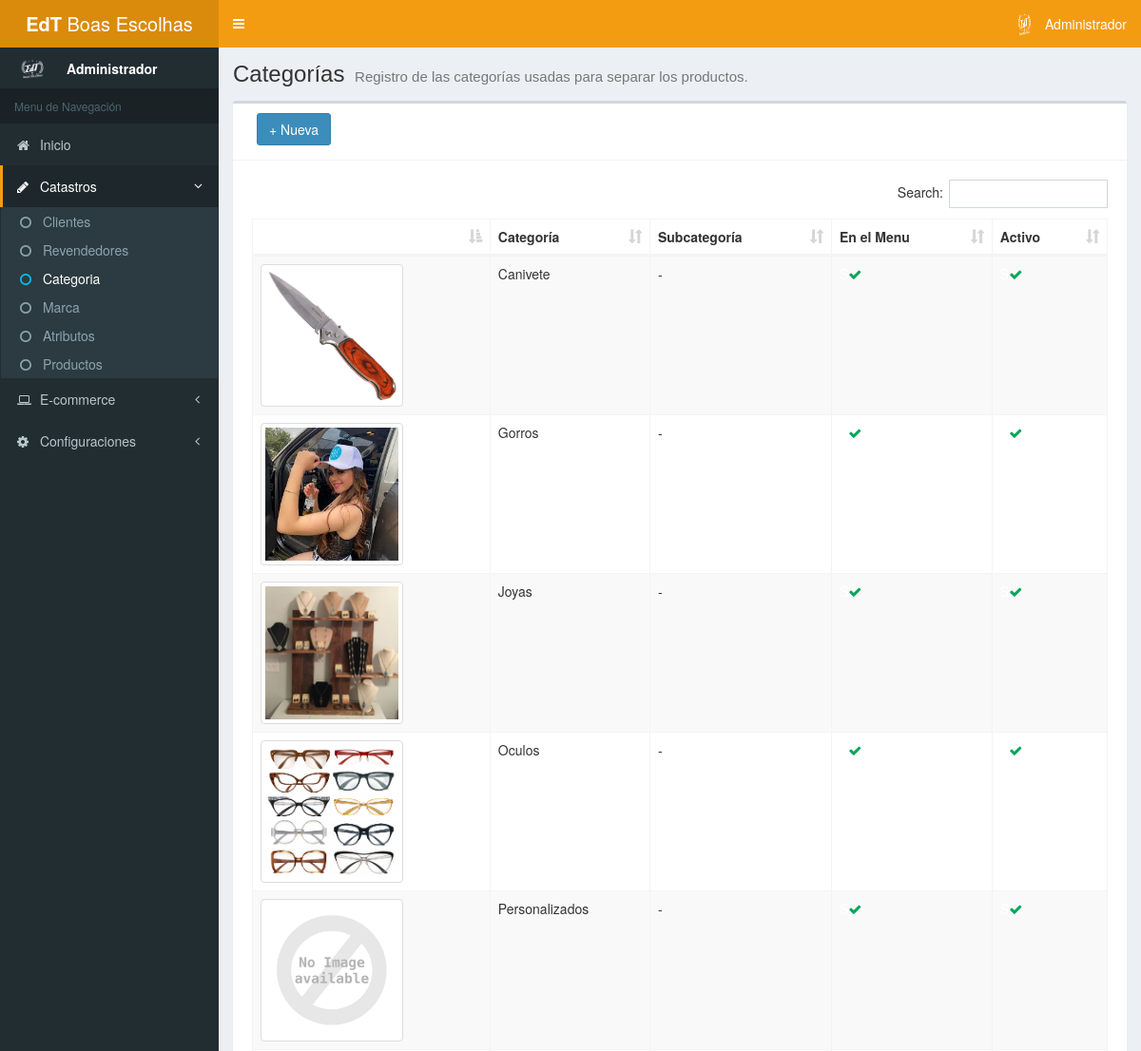
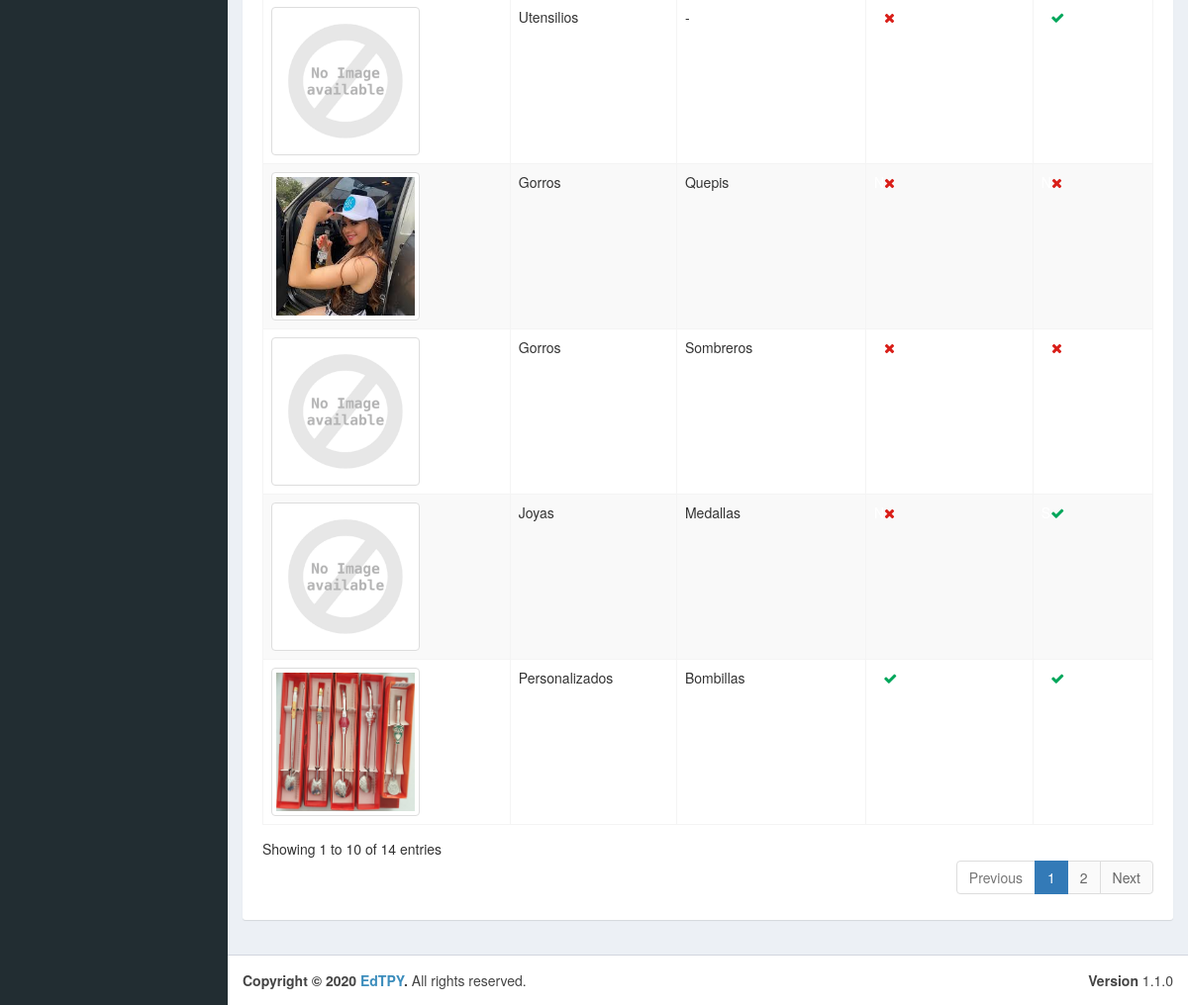
/admin/categoria.php (signed in), run on an earlier commit of the app's database (2 pictures, top to bottom).
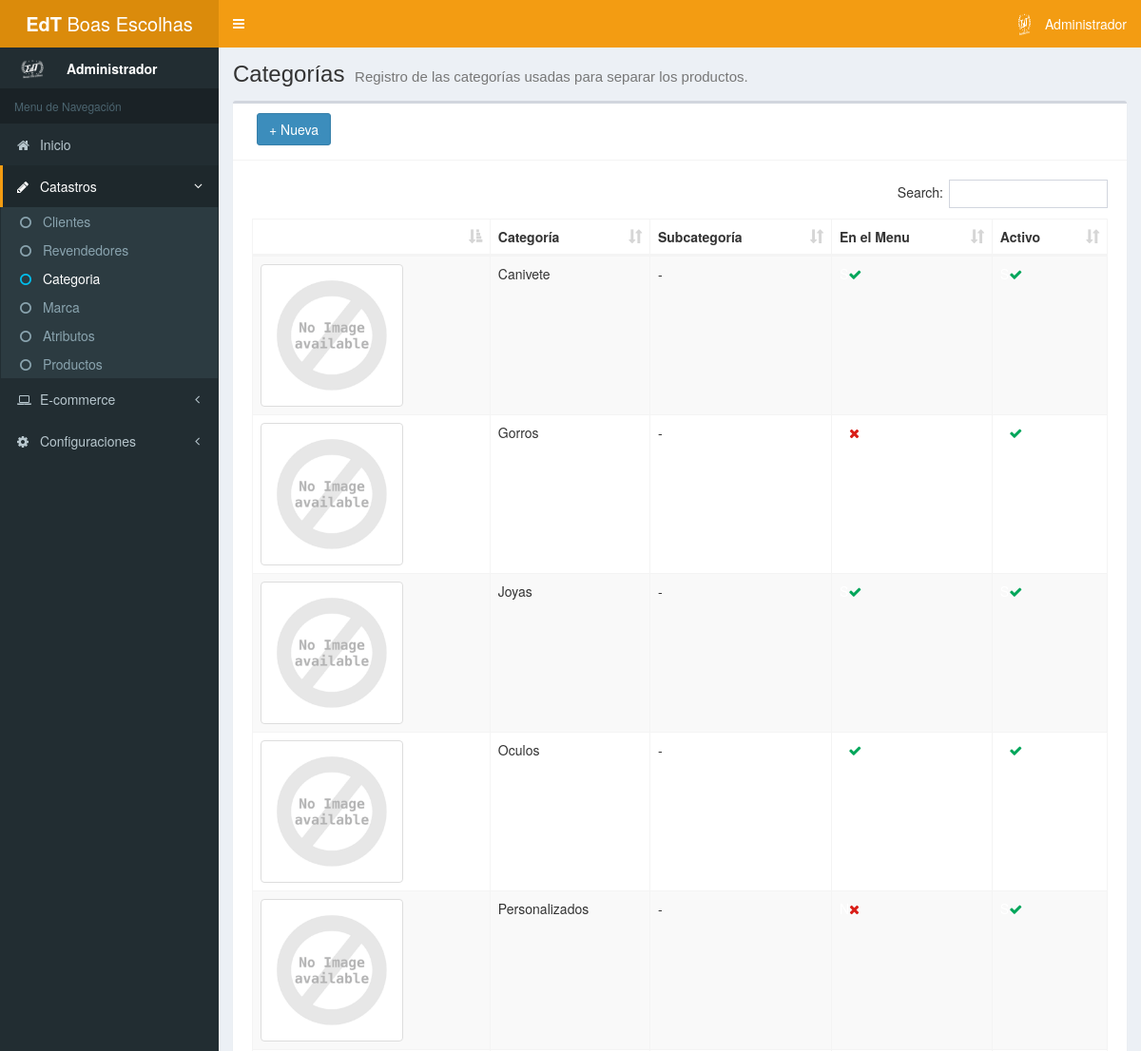
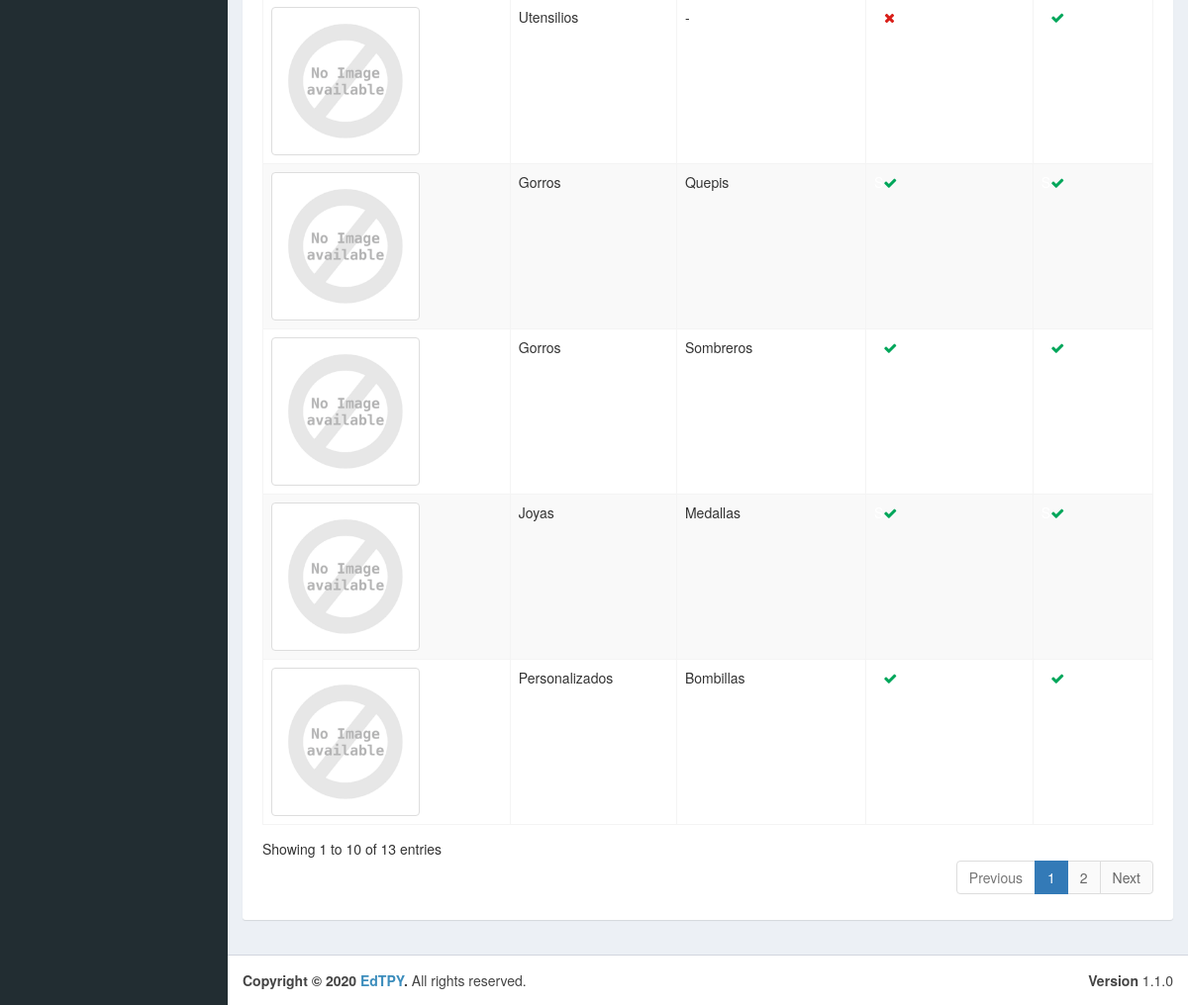
And on a later commit of the database (2 pictures, top to bottom).
### tables this page shows
CREATE TABLE IF NOT EXISTS `tb_categoria` (
  `id` int(11) NOT NULL AUTO_INCREMENT,
  `nombre` varchar(80) NOT NULL,
  `id_padre` int(11) DEFAULT NULL,
  `menu` tinyint(1) NOT NULL,
  `url` varchar(80) DEFAULT NULL,
  `activo` tinyint(1) NOT NULL,
  PRIMARY KEY (`id`)
);

### admin/mods/server/categoria.php (called while the page is built, shortened)
<?php
	function getAllCategorias () {
		$connection = conn();
		$sql = "SELECT a.*, b.nombre as padre FROM tb_categoria a LEFT JOIN tb_categoria b ON b.id = a.id_padre ORDER BY padre ASC, a.nombre ASC";
		$query = $connection->prepare($sql);
		$query->execute();
		if ($query->rowCount() > 0) {
			$result= $query->fetchAll();
		} else {
			$result = null;
		}
		return $result;
	}
?>

### admin/mods/objs/categoria.php (called while the page is built, shortened)
<?php
	include_once "mods/server/categoria.php";
	$categorias = getAllCategorias();
?>

### admin/categoria.php (the view, shortened to what this page needs)
<!DOCTYPE html>
<html>
<head>
	<?php include 'includes/head.php'; ?>
</head>
<body class="hold-transition skin-yellow sidebar-mini">
	<div class="wrapper">
		<?php include 'includes/header.php'; ?>
		<?php include 'includes/aside.php'; ?>
		<div class="content-wrapper">
			<section class="content-header">
				<h1>
					Categorías
					<small>Registro de las categorías usadas para separar los productos.</small>
				</h1>
			</section>
			<section class="content">
				<?php include_once "mods/objs/categoria.php";?>
				<div class="box">
					<div class="box-header with-border">
						<div class="col-md-3 pull-left">
							<button id="btnAdd" type="button" class="btn btn-primary" data-toggle="modal" data-target="#AddModal" style="margin-bottom: 5px;">+ Nueva</button>
						</div>
					</div>
					<div class="box-body">
						<div class="box-body table-responsive">
							<table class="table table-striped table-bordered display nowra" id="tabladatos">
							<thead>
								<tr>
									<th></th>
									<th>Categoría</th>
									<th>Subcategoría</th>
									<th>En el Menu</th>
									<th>Activo</th>
								</tr>
							</thead>
							<tbody>
								<?php
									if ($categorias != null) {
										foreach ($categorias as $row) {
								?>
								<tr data-toggle="modal" data-target="#AltModal" data-codigo="<?php echo $row['id'];?>" data-nombre="<?php echo $row['nombre'];?>" data-activo="<?php echo $row['activo'];?>" data-categoria="<?php echo $row['id_padre'];?>" data-menu="<?php echo $row['menu'];?>" data-url="<?php echo $row['url'];?>">
									<td>
										<?php
											if ($row['url'] == NULL) {
												$row['url'] = "no-image.png";
											}
										?>
										<img src="../img/categorias/<?php echo $row['url'];?>" class="img-fluid img-thumbnail" alt="marca" style="max-width: 150px;"></td>
									<td>
									<?php
										$padre = "";
										if ($row['padre'] == "") {
											$padre = $row['nombre'];
										} else {
											$padre = $row['padre'];
										}
										echo $padre;
									?>
									</td>
									<td>
									<?php
										$nombre = "";
										if ($row['padre'] == "") {
											$nombre = "-";
										} else {
											$nombre = $row['nombre'];
										}
										echo $nombre;
									?>
									</td>
									<td>
									<?php
										if ($row['menu'] == 1) {
											echo '<span style="color: white">S</span><i class="fa fa-check text-success"></i>';
										} else {
											echo '<span style="color: white">N</span><i class="fa fa-close text-danger"></i>';
										}
									?>
									</td>
									<td>
									<?php
										if ($row['activo'] == 1) {
											echo '<span style="color: white">S</span><i class="fa fa-check text-success"></i>';
										} else {
											echo '<span style="color: white">N</span><i class="fa fa-close text-danger"></i>';
										}
									?>
									</td>
								</tr>
								<?php }}?>
							</tbody>
							</table>
						</div>
					</div>
				</div>
			</section>
		</div>
		<?php include "includes/footer.php"; ?>
	</div>
</body>
</html>

### admin/includes/head.php (shortened to what this page needs)
<link rel="stylesheet" href="https://maxcdn.bootstrapcdn.com/bootstrap/3.3.7/css/bootstrap.min.css">
<link href="https://gitcdn.github.io/bootstrap-toggle/2.2.2/css/bootstrap-toggle.min.css" rel="stylesheet">
<link rel="stylesheet" href="https://stackpath.bootstrapcdn.com/font-awesome/4.7.0/css/font-awesome.min.css">
<link rel="stylesheet" href="css/AdminLTE.min.css">
<link rel="stylesheet" href="css/skin-yellow.min.css">
<link rel="stylesheet" href="plugins/bootstrap-select/dist/css/bootstrap-select.min.css">
<link rel="stylesheet" href="plugins/bootstrap-colorpicker/dist/css/bootstrap-colorpicker.min.css">
<link rel="stylesheet" type="text/css" href="https://cdn.jsdelivr.net/npm/daterangepicker/daterangepicker.css" />
<link rel="stylesheet" type="text/css" href="plugins/DataTables/DataTables-1.10.20/css/dataTables.bootstrap.css"/>
<link rel="stylesheet" type="text/css" href="plugins/DataTables/DataTables-1.10.20/buttons.dataTables.min.css"/>
<link rel="stylesheet" type="text/css" href="plugins/bootstrap-datepicker/css/bootstrap-datepicker.standalone.min.css"/>
<link rel="stylesheet" type="text/css" href="plugins/bootstrap-datepicker/css/bootstrap-datepicker3.standalone.min.css"/>
<link rel="stylesheet" href="plugins/select2/dist/css/select2.min.css">
<link href="https://cdn.jsdelivr.net/gh/gitbrent/bootstrap4-toggle@3.6.1/css/bootstrap4-toggle.min.css" rel="stylesheet">
<link rel="stylesheet" href="css/select2-alt.css">
<link rel="stylesheet" href="css/estilos.css">

### admin/includes/header.php (shortened to what this page needs)
<header class="main-header">
	<a href="index.php" class="logo">
		<span class="logo-lg"><?php echo $_SESSION['empresa-menu'];?></span>
	</a>
	<nav class="navbar navbar-static-top">
		<a href="#" class="sidebar-toggle" data-toggle="push-menu" role="button">
		</a>
		<div class="navbar-custom-menu">
			<ul class="nav navbar-nav">
				<li class="dropdown user user-menu">
					<a href="#" class="dropdown-toggle" data-toggle="dropdown">
						<img src="../img/logo.png" class="user-image" alt="User Image">
						<span class="hidden-xs"><?php echo $_SESSION['nome_usuario'];?></span>
					</a>
				</li>
			</ul>
		</div>
	</nav>
</header>

### admin/includes/aside.php (shortened to what this page needs)
<aside class="main-sidebar">
	<section class="sidebar">
		<div class="user-panel">
			<div class="pull-left image">
				<img src="../img/logo.png" class="img-circle" alt="User Image">
			</div>
			<div class="pull-left info">
				<p><?php echo $_SESSION['nome_usuario'];?></p>
			</div>
		</div>
		<?php
			$inicio = "";
			$catastro = "";
			$subcliente1 = "";
			$subcliente2 = "";
			$subrevendedor1 = "";
			$subrevendedor2 = "";
			$subcategoria1 = "";
			$subcategoria2 = "";
			$submarca1 = "";
			$submarca2 = "";
			$subatributo1 = "";
			$subatributo2 = "";
			$subproducto1 = "";
			$subproducto2 = "";
			$ecommerce = "";
			$configuraciones = "";
			if (strpos($_SERVER['REQUEST_URI'], 'cliente.php') !== false){
				$catastro = "active";
				$subcliente1 = "active";
				$subcliente2 = "text-aqua";
			} else if (strpos($_SERVER['REQUEST_URI'], 'categoria.php') !== false){
				$catastro = "active";
				$subcategoria1 = "active";
				$subcategoria2 = "text-aqua";
			} else if (strpos($_SERVER['REQUEST_URI'], 'marca.php') !== false){
				$catastro = "active";
				$submarca1 = "active";
				$submarca2 = "text-aqua";
			} else if (strpos($_SERVER['REQUEST_URI'], 'atributo.php') !== false){
				$catastro = "active";
				$subatributo1 = "active";
				$subatributo2 = "text-aqua";
			} else if (strpos($_SERVER['REQUEST_URI'], 'revendedor.php') !== false){
				$catastro = "active";
				$subrevendedor1 = "active";
				$subrevendedor2 = "text-aqua";
			} else if (strpos($_SERVER['REQUEST_URI'], 'producto.php') !== false OR strpos($_SERVER['REQUEST_URI'], 'producto_detalle.php') !== false){
				$catastro = "active";
				$subproducto1 = "active";
				$subproducto2 = "text-aqua";
			} else if (strpos($_SERVER['REQUEST_URI'], 'pedido.php') !== false OR strpos($_SERVER['REQUEST_URI'], 'pedido_detalle.php') !== false){
				$ecommerce = "active";
				$subpedidos1 = "active";
				$subpedidos2 = "text-aqua";
			} else if (strpos($_SERVER['REQUEST_URI'], 'banner.php') !== false){
				$ecommerce = "active";
				$subbanner1 = "active";
				$subbanner2 = "text-aqua";
			} else if (strpos($_SERVER['REQUEST_URI'], 'consultapagopar.php') !== false){
				$ecommerce = "active";
				$subconsultapagopar1 = "active";
				$subconsultapagopar2 = "text-aqua";
			} else if (strpos($_SERVER['REQUEST_URI'], 'usuario.php') !== false){
				$configuraciones = "active";
				$subusuario1 = "active";
				$subusuario2 = "text-aqua";
			} else if (strpos($_SERVER['REQUEST_URI'], 'informaciones.php') !== false){
				$configuraciones = "active";
				$subinfo1 = "active";
				$subinfo2 = "text-aqua";
			} else {
				$inicio = "active";
			}
		?>
		<ul class="sidebar-menu" data-widget="tree">
			<li class="header">Menu de Navegación</li>
			<li class="<?php echo $inicio;?>">
				<a href="index.php">
					<i class="fa fa-home"></i> <span>Inicio</span>
				</a>
			</li>
			<li class="<?php echo $catastro;?> treeview">
				<a href="#">
					<i class="fa fa-pencil"></i> <span>Catastros</span>
					<span class="pull-right-container">
						<i class="fa fa-angle-left pull-right"></i>
					</span>
				</a>
				<ul class="treeview-menu">
					<li class="<?php echo $subcliente1;?>"><a href="cliente.php"><i class="fa fa-circle-o <?php echo $subcliente2;?>"></i> Clientes</a></li>
					<li class="<?php echo $subrevendedor1;?>"><a href="revendedor.php"><i class="fa fa-circle-o <?php echo $subrevendedor2;?>"></i> Revendedores</a></li>
					<li class="<?php echo $subcategoria1;?>"><a href="categoria.php"><i class="fa fa-circle-o <?php echo $subcategoria2;?>"></i> Categoria</a></li>
					<li class="<?php echo $submarca1;?>"><a href="marca.php"><i class="fa fa-circle-o <?php echo $submarca2;?>"></i> Marca</a></li>
					<li class="<?php echo $subatributo1;?>"><a href="atributo.php"><i class="fa fa-circle-o <?php echo $subatributo2;?>"></i> Atributos</a></li>
					<li class="<?php echo $subproducto1;?>"><a href="producto.php"><i class="fa fa-circle-o <?php echo $subproducto2;?>"></i> Productos</a></li>
				</ul>
			</li>
			<li class="<?php echo $ecommerce;?> treeview">
				<a href="#">
					<i class="fa fa-laptop"></i> <span>E-commerce</span>
					<span class="pull-right-container">
						<i class="fa fa-angle-left pull-right"></i>
					</span>
				</a>
			</li>
			<?php
				if ($_SESSION['tipo'] == 0) {
			?>
			<li class="<?php echo $configuraciones;?> treeview">
				<a href="#">
					<i class="fa fa-gear"></i> <span>Configuraciones</span>
					<span class="pull-right-container">
						<i class="fa fa-angle-left pull-right"></i>
					</span>
				</a>
			</li>
			<?php
				}
			?>
		</ul>
	</section>
</aside>

### admin/includes/footer.php
<footer class="main-footer">
	<div class="pull-right hidden-xs">
		<b>Version</b> 1.1.0
	</div>
	<strong>Copyright &copy; 2020 <a href=""><?php echo $_SESSION['empresa'];?></a>.</strong> All rights
	reserved.
</footer>

### admin/css/estilos.css (style rules this page uses)
.text-success { color: #00a65a; }
.text-danger { color: #d91e18; }

What changed in the data, as far as the page shows it:
changed tb_categoria "Canivete": url: picture removed, a placeholder shows
changed tb_categoria (number 2 of 10 on the later page): url: picture removed, a placeholder shows; menu 1 → 0 (drawn)
changed tb_categoria (number 3 of 10 on the later page): url: picture removed, a placeholder shows
changed tb_categoria "Oculos": url: picture removed, a placeholder shows
changed tb_categoria (number 5 of 10 on the later page): menu 1 → 0 (drawn)
changed tb_categoria "Quepis": url: picture removed, a placeholder shows; menu 0 → 1 (drawn); activo 0 → 1 (drawn)
changed tb_categoria "Sombreros": menu 0 → 1 (drawn); activo 0 → 1 (drawn)
changed tb_categoria "Medallas": menu 0 → 1 (drawn)
changed tb_categoria "Bombillas": url: picture removed, a placeholder shows
Also different on the page:
text written by a page script: "Search: Showing 1 to 10 of 14 entries Previous 1 2 Next" → "Search: Showing 1 to 10 of 13 entries Previous 1 2 Next"
